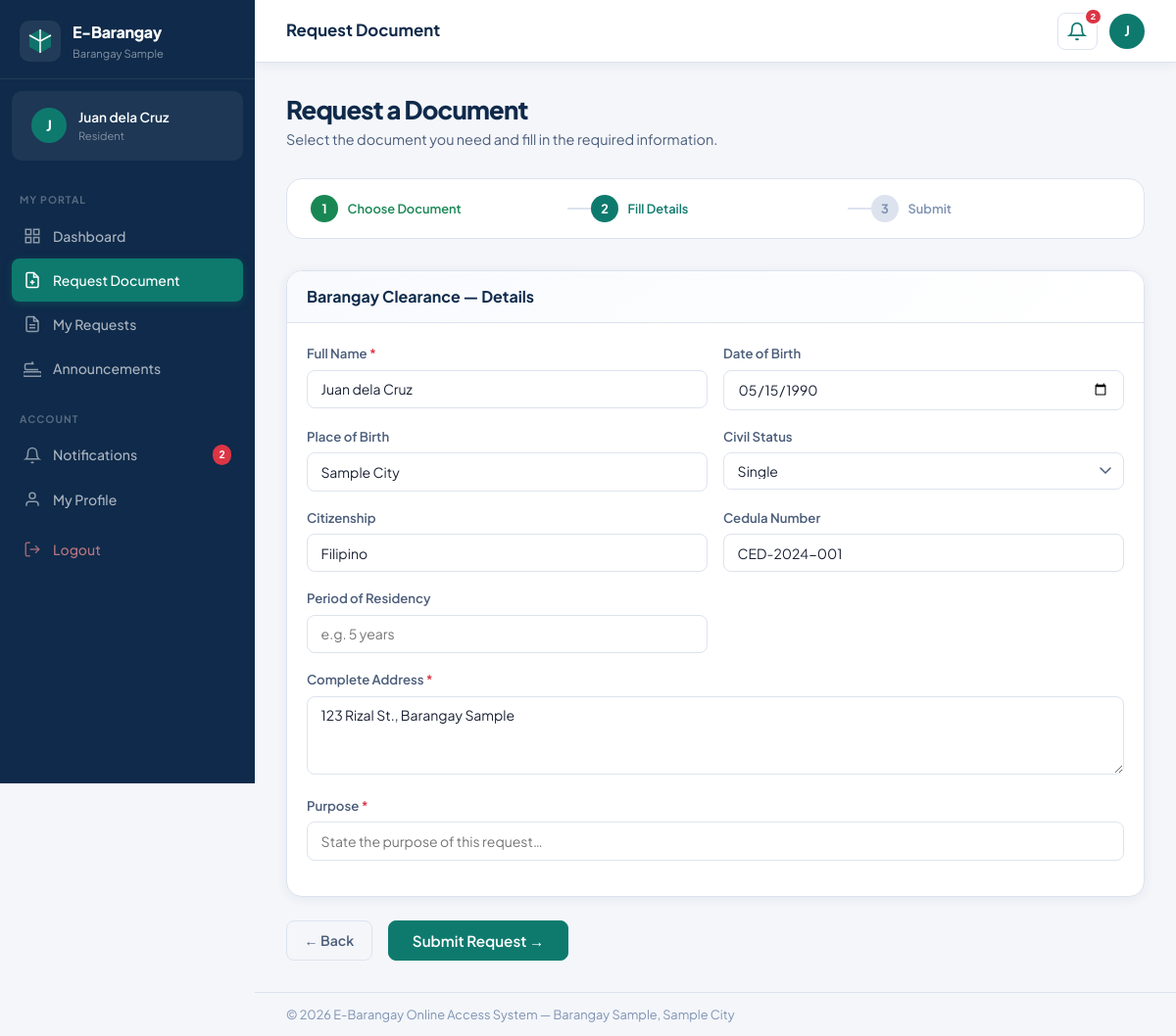
The app's page /request_documents.php?type=barangay_clearance (signed in) with its own data.
### tables this page shows
CREATE TABLE IF NOT EXISTS users (
    id INT AUTO_INCREMENT PRIMARY KEY,
    full_name VARCHAR(150) NOT NULL,
    email VARCHAR(150) NOT NULL UNIQUE,
    password VARCHAR(255) NOT NULL,
    phone VARCHAR(20),
    address TEXT,
    date_of_birth DATE,
    place_of_birth VARCHAR(150),
    civil_status ENUM('Single','Married','Widowed','Separated','Annulled') DEFAULT 'Single',
    citizenship VARCHAR(100) DEFAULT 'Filipino',
    cedula_number VARCHAR(50),
    gender ENUM('Male','Female','Other') DEFAULT 'Male',
    role ENUM('admin','resident') DEFAULT 'resident',
    status ENUM('active','inactive') DEFAULT 'active',
    profile_photo VARCHAR(255) DEFAULT NULL,
    created_at DATETIME DEFAULT CURRENT_TIMESTAMP,
    updated_at DATETIME DEFAULT CURRENT_TIMESTAMP ON UPDATE CURRENT_TIMESTAMP
);

### config.php (called while the page is built, shortened)
<?php
$conn = new mysqli(DB_HOST, DB_USER, DB_PASS, DB_NAME);
$conn->set_charset('utf8mb4');
function isLoggedIn(): bool {
    return isset($_SESSION['user_id']) && !empty($_SESSION['user_id']);
}
function getCurrentUser(): ?array {
    global $conn;
    $id = (int)$_SESSION['user_id'];
    $stmt = $conn->prepare("SELECT * FROM users WHERE id = ? LIMIT 1");
    $stmt->bind_param('i', $id);
    $stmt->execute();
    $res = $stmt->get_result();
    return $res->fetch_assoc();
}
function getUnreadCount(int $userId): int {
    global $conn;
    $stmt = $conn->prepare("SELECT COUNT(*) as cnt FROM notifications WHERE user_id = ? AND is_read = 0");
    $stmt->bind_param('i', $userId);
    $stmt->execute();
    return (int)$stmt->get_result()->fetch_assoc()['cnt'];
}
function e(mixed $val): string {
    return htmlspecialchars((string)($val ?? ''), ENT_QUOTES, 'UTF-8');
}

### request_documents.php (the view, shortened to what this page needs)
<?php
require_once 'config.php';
$pageTitle = 'Request Document';
$user      = getCurrentUser();
include_once 'includes/layout.php';
?>
<div class="page-header">
    <div>
        <h1 class="page-title">Request a Document</h1>
        <p class="page-desc">Select the document you need and fill in the required information.</p>
    </div>
</div>
<div class="steps-indicator" id="stepsIndicator">
    <div class="step-ind active" id="step1ind"><span class="step-num">1</span><span class="step-lbl">Choose Document</span></div>
    <div class="step-ind" id="step2ind"><span class="step-num">2</span><span class="step-lbl">Fill Details</span></div>
    <div class="step-ind" id="step3ind"><span class="step-num">3</span><span class="step-lbl">Submit</span></div>
</div>
<div id="step2" class="request-step" style="display:none">
    <form method="POST" action="request_documents.php" id="requestForm">
        <div class="card" style="margin-bottom:1.5rem">
            <div class="card-header"><h3 id="formTitle">Personal Information</h3></div>
            <div class="card-body">
                <div class="form-grid-2">
                    <div class="form-group">
                        <label class="form-label">Full Name <span class="req">*</span></label>
                        <input type="text" name="full_name" class="form-input" value="<?= e($user['full_name']) ?>" required>
                    </div>
                    <div class="form-group">
                        <label class="form-label">Date of Birth</label>
                        <input type="date" name="date_of_birth" class="form-input" value="<?= e($user['date_of_birth']) ?>">
                    </div>
                    <div class="form-group">
                        <label class="form-label">Place of Birth</label>
                        <input type="text" name="place_of_birth" class="form-input" value="<?= e($user['place_of_birth']) ?>">
                    </div>
                    <div class="form-group">
                        <label class="form-label">Civil Status</label>
                        <select name="civil_status" class="form-input form-select">
                            <?php foreach (['Single','Married','Widowed','Separated','Annulled'] as $cs): ?>
                            <option value="<?= $cs ?>" <?= $user['civil_status']===$cs?'selected':'' ?>><?= $cs ?></option>
                            <?php endforeach; ?>
                        </select>
                    </div>
                    <div class="form-group">
                        <label class="form-label">Citizenship</label>
                        <input type="text" name="citizenship" class="form-input" value="<?= e($user['citizenship'] ?: 'Filipino') ?>">
                    </div>
                    <div class="form-group">
                        <label class="form-label">Cedula Number</label>
                        <input type="text" name="cedula_number" class="form-input" value="<?= e($user['cedula_number']) ?>">
                    </div>
                    <div class="form-group">
                        <label class="form-label">Period of Residency</label>
                        <input type="text" name="period_of_residency" class="form-input" placeholder="e.g. 5 years">
                    </div>
                </div>
                <div class="form-group">
                    <label class="form-label">Complete Address <span class="req">*</span></label>
                    <textarea name="complete_address" class="form-input form-textarea" rows="2" required><?= e($user['address']) ?></textarea>
                </div>
                <div class="form-group">
                    <label class="form-label">Purpose <span class="req">*</span></label>
                    <input type="text" name="purpose" class="form-input" required placeholder="State the purpose of this request…">
                </div>
            </div>
        </div>
        <div class="form-actions" style="display:flex;gap:1rem">
            <button type="button" class="btn btn-ghost" id="backBtn">← Back</button>
            <button type="submit" class="btn btn-primary btn-lg">Submit Request →</button>
        </div>
    </form>
</div>
<?php include_once 'includes/footer.php'; ?>

### includes/layout.php (shortened to what this page needs)
<?php
require_once (strpos(__DIR__, 'includes') !== false ? dirname(__DIR__) . '/config.php' : 'config.php');
$currentUser    = getCurrentUser();
$userId         = (int)($_SESSION['user_id'] ?? 0);
$userRole       = $_SESSION['role'] ?? 'resident';
$unreadCount    = $userId ? getUnreadCount($userId) : 0;
$currentPage    = basename($_SERVER['PHP_SELF']);
$pageTitle      = $pageTitle ?? 'Dashboard';
$basePath = '';
if (strpos(__DIR__, 'includes') !== false) {
    $basePath = '../';
}
?>
<!DOCTYPE html>
<html lang="en">
<head>
    <link rel="stylesheet" href="<?= $basePath ?>css/style.css">
</head>
<body>
<aside class="sidebar" id="sidebar">
    <div class="sidebar-brand">
        <div class="brand-icon">
            <svg width="28" height="28" viewBox="0 0 28 28" fill="none">
                <path d="M14 2L3 8v12l11 6 11-6V8L14 2z" fill="var(--accent)" opacity="0.9"/>
                <path d="M14 2v24M3 8l11 6 11-6" stroke="white" stroke-width="1.5" stroke-linejoin="round"/>
            </svg>
        </div>
        <div class="brand-text">
            <span class="brand-name"><?= SITE_NAME ?></span>
            <span class="brand-sub"><?= BARANGAY_NAME ?></span>
        </div>
    </div>
    <div class="sidebar-user-card">
        <div class="sidebar-avatar">
            <?= strtoupper(substr($currentUser['full_name'] ?? 'U', 0, 1)) ?>
        </div>
        <div class="sidebar-user-info">
            <span class="sidebar-user-name"><?= e($currentUser['full_name'] ?? 'User') ?></span>
            <span class="sidebar-user-role"><?= ucfirst($userRole) ?></span>
        </div>
    </div>
    <nav class="sidebar-nav">
        <?php if ($userRole === 'admin'): ?>
        <div class="nav-section-label">Management</div>
        <a href="<?= $basePath ?>admin_dashboard.php" class="nav-item <?= $currentPage === 'admin_dashboard.php' ? 'active' : '' ?>">
            <svg class="nav-icon" viewBox="0 0 24 24" fill="none" stroke="currentColor" stroke-width="2"><rect x="3" y="3" width="7" height="7"/><rect x="14" y="3" width="7" height="7"/><rect x="3" y="14" width="7" height="7"/><rect x="14" y="14" width="7" height="7"/></svg>
            <span>Dashboard</span>
        </a>
        <a href="<?= $basePath ?>manage_request.php" class="nav-item <?= $currentPage === 'manage_request.php' ? 'active' : '' ?>">
            <svg class="nav-icon" viewBox="0 0 24 24" fill="none" stroke="currentColor" stroke-width="2"><path d="M14 2H6a2 2 0 00-2 2v16a2 2 0 002 2h12a2 2 0 002-2V8z"/><polyline points="14 2 14 8 20 8"/><line x1="16" y1="13" x2="8" y2="13"/><line x1="16" y1="17" x2="8" y2="17"/><polyline points="10 9 9 9 8 9"/></svg>
            <span>Document Requests</span>
        </a>
        <a href="<?= $basePath ?>manage_resident.php" class="nav-item <?= $currentPage === 'manage_resident.php' ? 'active' : '' ?>">
            <svg class="nav-icon" viewBox="0 0 24 24" fill="none" stroke="currentColor" stroke-width="2"><path d="M17 21v-2a4 4 0 00-4-4H5a4 4 0 00-4 4v2"/><circle cx="9" cy="7" r="4"/><path d="M23 21v-2a4 4 0 00-3-3.87"/><path d="M16 3.13a4 4 0 010 7.75"/></svg>
            <span>Residents</span>
        </a>
        <a href="<?= $basePath ?>announcement.php" class="nav-item <?= $currentPage === 'announcement.php' ? 'active' : '' ?>">
            <svg class="nav-icon" viewBox="0 0 24 24" fill="none" stroke="currentColor" stroke-width="2"><path d="M22 17H2a3 3 0 000 6h20a3 3 0 000-6z"/><path d="M14 6H4a2 2 0 00-2 2v4a2 2 0 002 2h16"/><line x1="12" y1="3" x2="12" y2="6"/></svg>
            <span>Announcements</span>
        </a>
        <?php else: ?>
        <div class="nav-section-label">My Portal</div>
        <a href="<?= $basePath ?>residents_dashboard.php" class="nav-item <?= $currentPage === 'residents_dashboard.php' ? 'active' : '' ?>">
            <svg class="nav-icon" viewBox="0 0 24 24" fill="none" stroke="currentColor" stroke-width="2"><rect x="3" y="3" width="7" height="7"/><rect x="14" y="3" width="7" height="7"/><rect x="3" y="14" width="7" height="7"/><rect x="14" y="14" width="7" height="7"/></svg>
            <span>Dashboard</span>
        </a>
        <a href="<?= $basePath ?>request_documents.php" class="nav-item <?= $currentPage === 'request_documents.php' ? 'active' : '' ?>">
            <svg class="nav-icon" viewBox="0 0 24 24" fill="none" stroke="currentColor" stroke-width="2"><path d="M14 2H6a2 2 0 00-2 2v16a2 2 0 002 2h12a2 2 0 002-2V8z"/><polyline points="14 2 14 8 20 8"/><line x1="12" y1="18" x2="12" y2="12"/><line x1="9" y1="15" x2="15" y2="15"/></svg>
            <span>Request Document</span>
        </a>
        <a href="<?= $basePath ?>view_request.php" class="nav-item <?= $currentPage === 'view_request.php' ? 'active' : '' ?>">
            <svg class="nav-icon" viewBox="0 0 24 24" fill="none" stroke="currentColor" stroke-width="2"><path d="M14 2H6a2 2 0 00-2 2v16a2 2 0 002 2h12a2 2 0 002-2V8z"/><polyline points="14 2 14 8 20 8"/><line x1="16" y1="13" x2="8" y2="13"/><line x1="16" y1="17" x2="8" y2="17"/></svg>
            <span>My Requests</span>
        </a>
        <a href="<?= $basePath ?>announcement.php" class="nav-item <?= $currentPage === 'announcement.php' ? 'active' : '' ?>">
            <svg class="nav-icon" viewBox="0 0 24 24" fill="none" stroke="currentColor" stroke-width="2"><path d="M22 17H2a3 3 0 000 6h20a3 3 0 000-6z"/><path d="M14 6H4a2 2 0 00-2 2v4a2 2 0 002 2h16"/><line x1="12" y1="3" x2="12" y2="6"/></svg>
            <span>Announcements</span>
        </a>
        <?php endif; ?>
        <div class="nav-section-label">Account</div>
        <a href="<?= $basePath ?>notification.php" class="nav-item <?= $currentPage === 'notification.php' ? 'active' : '' ?>">
            <svg class="nav-icon" viewBox="0 0 24 24" fill="none" stroke="currentColor" stroke-width="2"><path d="M18 8A6 6 0 006 8c0 7-3 9-3 9h18s-3-2-3-9"/><path d="M13.73 21a2 2 0 01-3.46 0"/></svg>
            <span>Notifications</span>
            <?php if ($unreadCount > 0): ?>
            <span class="nav-badge"><?= $unreadCount ?></span>
            <?php endif; ?>
        </a>
        <a href="<?= $basePath ?>edit.php" class="nav-item <?= $currentPage === 'edit.php' ? 'active' : '' ?>">
            <svg class="nav-icon" viewBox="0 0 24 24" fill="none" stroke="currentColor" stroke-width="2"><path d="M20 21v-2a4 4 0 00-4-4H8a4 4 0 00-4 4v2"/><circle cx="12" cy="7" r="4"/></svg>
            <span>My Profile</span>
        </a>
        <a href="<?= $basePath ?>logout.php" class="nav-item nav-item-logout">
            <svg class="nav-icon" viewBox="0 0 24 24" fill="none" stroke="currentColor" stroke-width="2"><path d="M9 21H5a2 2 0 01-2-2V5a2 2 0 012-2h4"/><polyline points="16 17 21 12 16 7"/><line x1="21" y1="12" x2="9" y2="12"/></svg>
            <span>Logout</span>
        </a>
    </nav>
</aside>
<div class="main-wrapper">
    <header class="topbar">
        <div class="topbar-title">
            <span><?= e($pageTitle) ?></span>
        </div>
        <div class="topbar-actions">
            <div class="notif-wrapper" id="notifWrapper">
                <button class="notif-btn <?= $unreadCount > 0 ? 'has-unread' : '' ?>" id="notifBtn" aria-label="Notifications">
                    <svg width="20" height="20" viewBox="0 0 24 24" fill="none" stroke="currentColor" stroke-width="2"><path d="M18 8A6 6 0 006 8c0 7-3 9-3 9h18s-3-2-3-9"/><path d="M13.73 21a2 2 0 01-3.46 0"/></svg>
                    <?php if ($unreadCount > 0): ?>
                    <span class="notif-count"><?= $unreadCount > 99 ? '99+' : $unreadCount ?></span>
                    <?php endif; ?>
                </button>
            </div>
            <a href="<?= $basePath ?>edit.php" class="topbar-avatar" title="Edit Profile">
                <?= strtoupper(substr($currentUser['full_name'] ?? 'U', 0, 1)) ?>
            </a>
        </div>
    </header>
    <main class="page-content">

### records on screen
users: full_name "J", full_name "Juan dela Cruz", date_of_birth "05/15/1990", place_of_birth "Sample City", civil_status "Single", citizenship "Filipino", cedula_number "CED-2024-001", complete_address "123 Rizal St., Barangay Sample"

### other values on screen
SITE_NAME "E-Barangay"
BARANGAY_NAME "Barangay Sample"
$userRole "Resident"
$unreadCount "2"
$pageTitle "Request Document"
SITE_FULL "E-Barangay Online Access System"
BARANGAY_CITY "Sample City"
